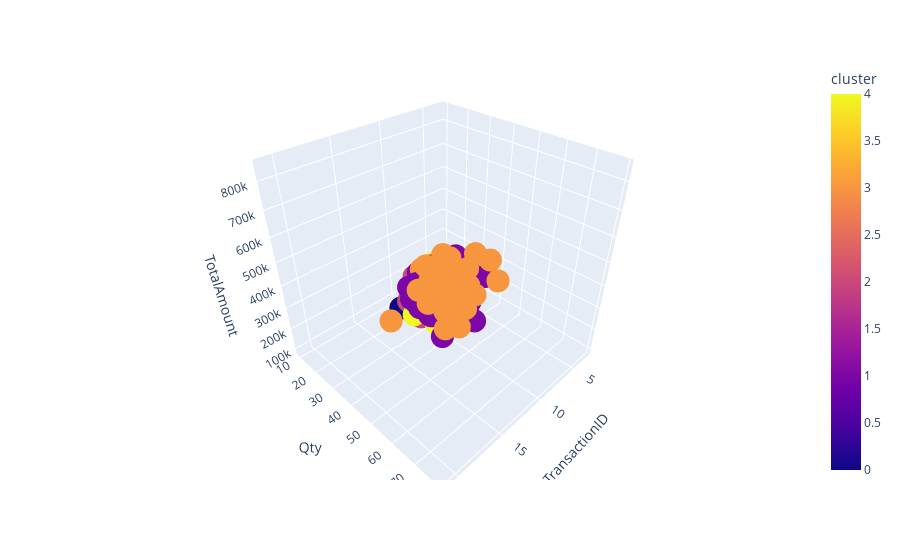

The notebook cell saved with this chart:
### Markdown cell above
4. Visualisasi dengan menggunakan plot 3d dari plotly express

### Code cell
px.scatter_3d(final_cluster_df,x="TransactionID",y="Qty",z="TotalAmount",color="cluster")

### Figure 1 — Plotly figure (JSON) as saved in the notebook; plotly's stock layout.template omitted (floating-point values rounded to 4 significant figures; data arrays with more than 128 entries replaced by an {"elided": "..."} marker saying what was removed)
{"data": [{"hovertemplate": "TransactionID=%{x}<br>Qty=%{y}<br>TotalAmount=%{z}<br>cluster=%{marker.color}<extra></extra>", "legendgroup": "", "marker": {"color": {"elided": "447 int values"}, "coloraxis": "coloraxis", "symbol": "circle"}, "mode": "markers", "name": "", "scene": "scene", "showlegend": false, "type": "scatter3d", "x": {"elided": "447 int values"}, "y": {"elided": "447 int values"}, "z": {"elided": "447 int values"}}], "layout": {"coloraxis": {"colorbar": {"title": {"text": "cluster"}}, "colorscale": [[0, "#0d0887"], [0.1111, "#46039f"], [0.2222, "#7201a8"], [0.3333, "#9c179e"], [0.4444, "#bd3786"], [0.5556, "#d8576b"], [0.6667, "#ed7953"], [0.7778, "#fb9f3a"], [0.8889, "#fdca26"], [1, "#f0f921"]]}, "legend": {"tracegroupgap": 0}, "margin": {"t": 60}, "scene": {"domain": {"x": [0, 1], "y": [0, 1]}, "xaxis": {"title": {"text": "TransactionID"}}, "yaxis": {"title": {"text": "Qty"}}, "zaxis": {"title": {"text": "TotalAmount"}}}}}
